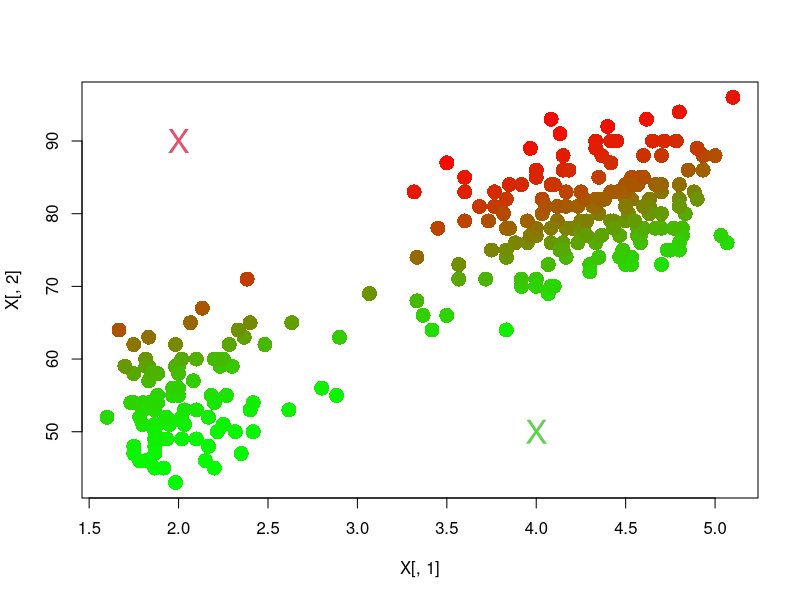
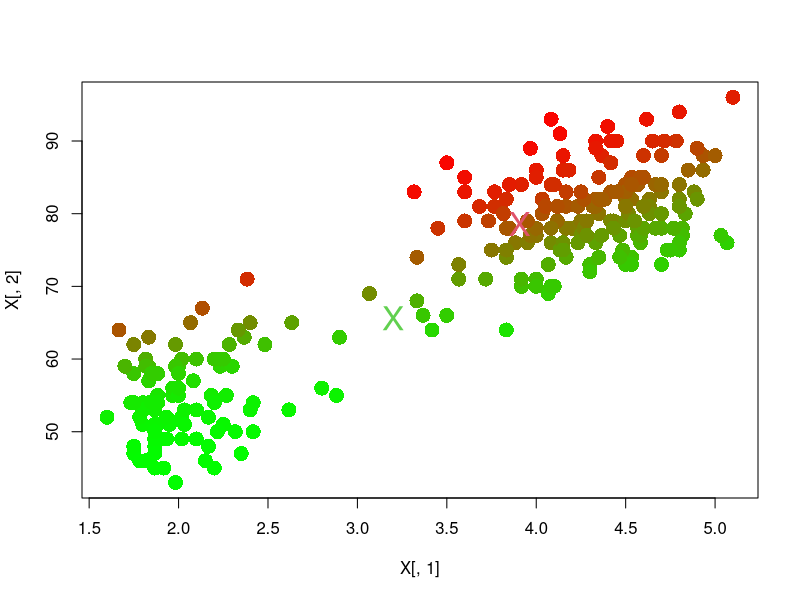
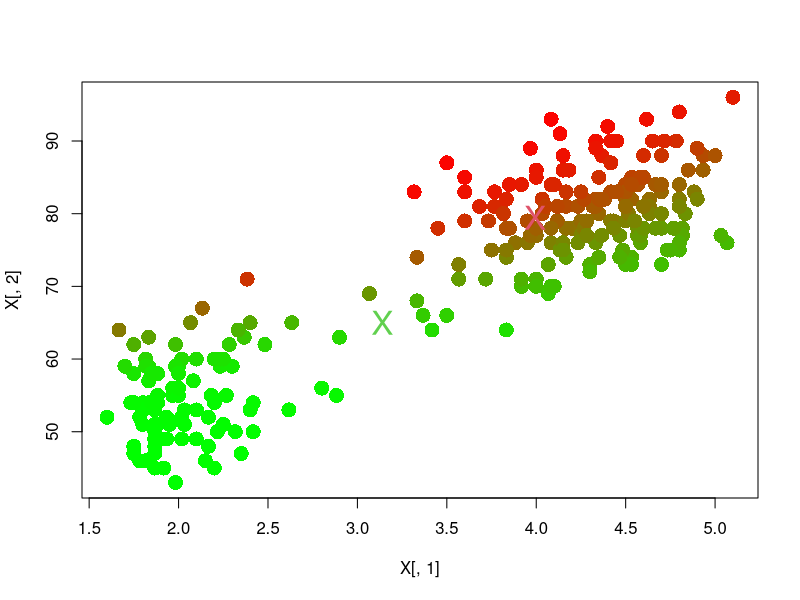
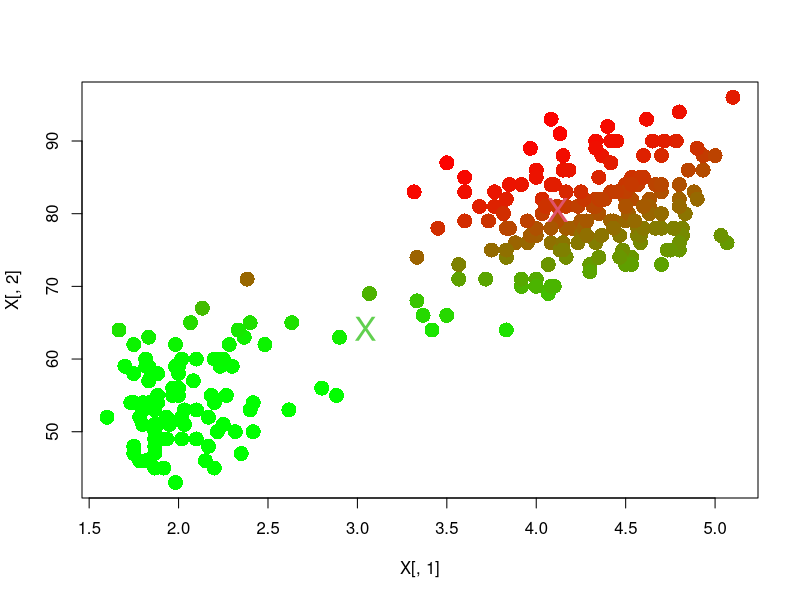
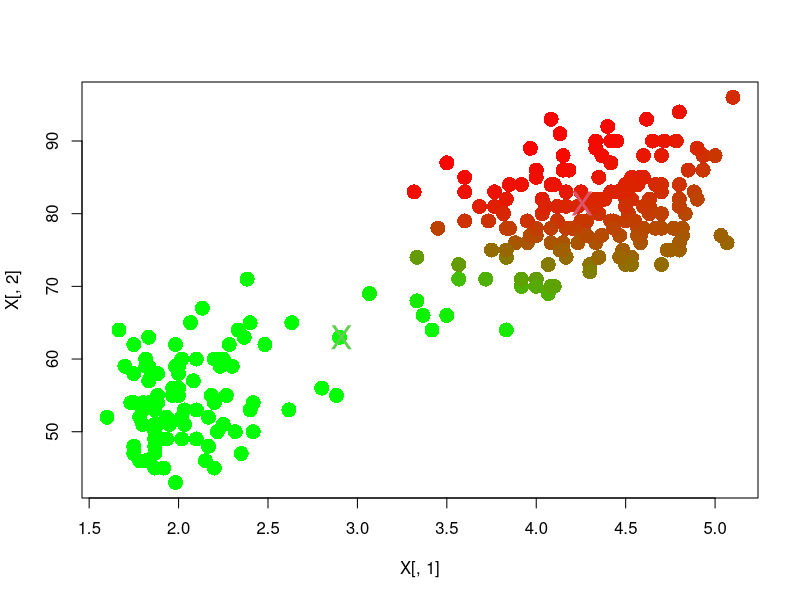
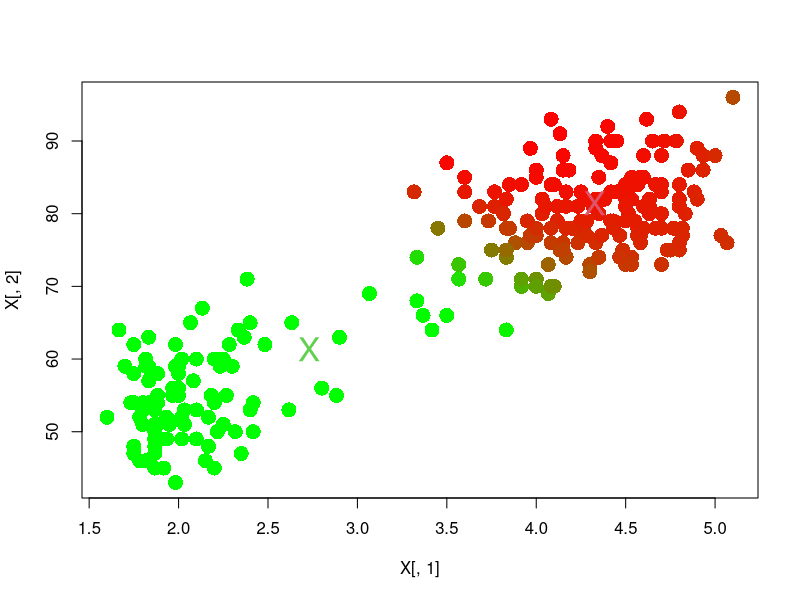
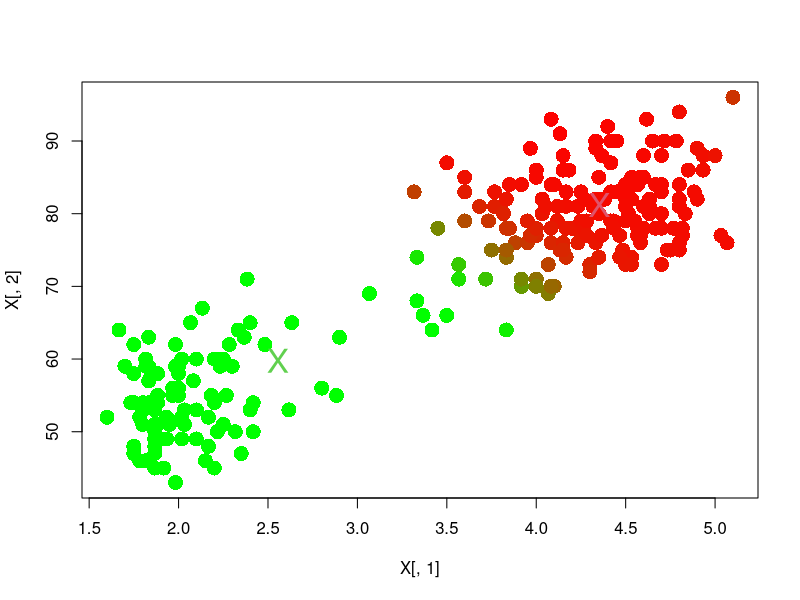
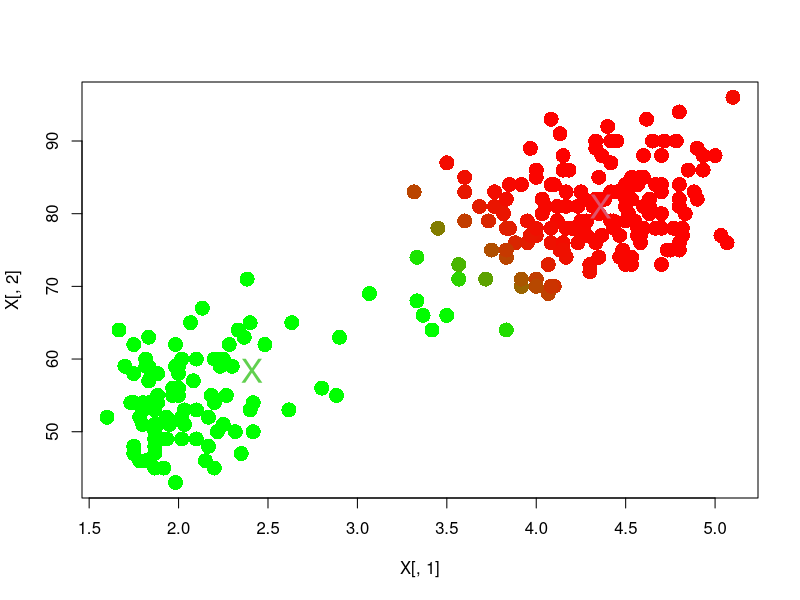

Recreate these plots in R, in order.
# program to demonstrate em algorithm for gaussian mixture model on old faithful data

data(faithful);
library(mvtnorm);	# using multivariate normal package (need to install this but easy .... )
N = dim(faithful)[1];	# number of sample points
X = faithful[,1:2];	# the data matrix
pi1 = pi2 = .5;		# these are our initial class probability
m1 = c(2,90);  		# initial means, chosen to be bad
m2 = c(4,50);  
Sigma1 = Sigma2 = diag(c(var(X[,1]),var(X[,2])));   
       	 # initial covariance matrices computed from entire data

for (iter in 1:30) {  # iterations of em algorithm
  prob1 = pi1*dmvnorm(X,m1,Sigma1);   # probabilities of sample points under model 1
  prob2 = pi2*dmvnorm(X,m2,Sigma2);   # same for model 2
  xmarg = sum(prob1,prob2);	      # marginal probs of x
  ll = sum(log(xmarg));	 	      # the log likelihood of the data under 
       				      #  mixture model --- this is guranteed to increase
  print(paste("loglikelihood = ", ll),quote=F);	# print it out
  resp1 = prob1 / (prob1 + prob2);    # the responsibilities under model 1
  resp2 = prob2 / (prob1 + prob2);    # same for model 2
  plot(X[,1],X[,2],col = rgb(resp1,resp2,0),pch=16,cex=2);   
# plot points using a color to represent soft assignment
# red is model 1, green is model 2, between red and green means partial 
# assignment

  points(t(m1),pch='X',col=2,cex=2);   # show the current class means
  points(t(m2),pch='X',col=3,cex=2);
  readline();				# wait for use input
  N1 = sum(resp1); N2 = sum(resp2);	# N1,N2 are the total responsibilities claimed by 
       		      			# class 1 and class 2
  pi1 = N1/N; pi2 = N2/N;		# reestimate of class probabilities
  m1 = colSums(resp1*X)/N1;  		# reestimate of class means
  m2 = colSums(resp2*X)/N2;	
  acc1 = acc2 = matrix(0,nrow=2,ncol=2);
  Y = as.matrix(X);			# reestimate of class covariances
  for (n in 1:N) {
    acc1 = acc1 + resp1[n] * ((Y[n,] - m1)  %*% t(Y[n,]-m1));   
    acc2 = acc2 + resp2[n] * ((Y[n,] - m2)  %*% t(Y[n,]-m2));   
  }
  Sigma1 = acc1/N1; Sigma2 = acc2/N2;
}
